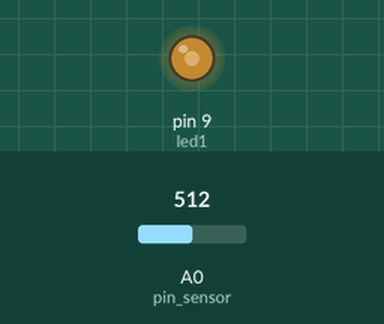
A sketch run on a simulated Arduino Uno, built with avr-gcc and run on an emulated ATmega328P. Parts: output pins drawn as LEDs (lit = HIGH). The test bench sets the inputs (shaded band); at power-on: A0 (pin_sensor) = 512.

Above: at 1.2 s.
1.3 s: A0 (pin_sensor) set to 716
At 2.4 s:
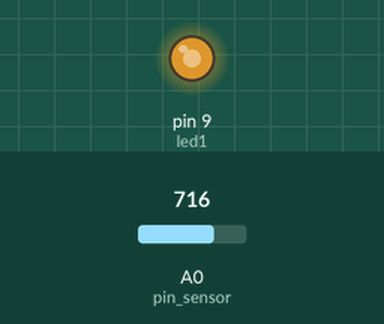
2.8 s: A0 (pin_sensor) set to 900
At 3.6 s:
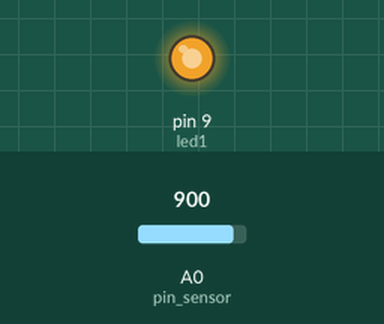
4.3 s: A0 (pin_sensor) set to 122
At 4.7 s:
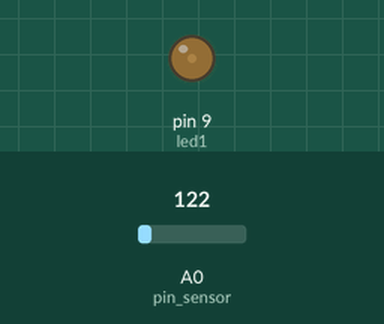
5.8 s: A0 (pin_sensor) set to 0
At 7.0 s:
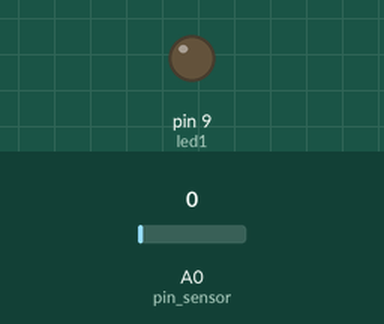
7.3 s: A0 (pin_sensor) set to 511
At 8.2 s:
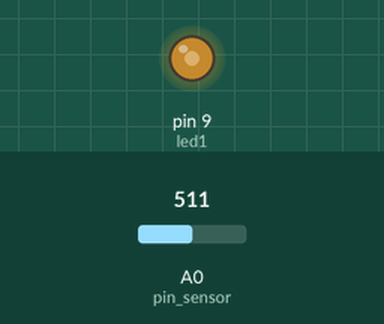
Timing chart, 0 to 9.8 s (numbered marks = the images above; inputs shaded):
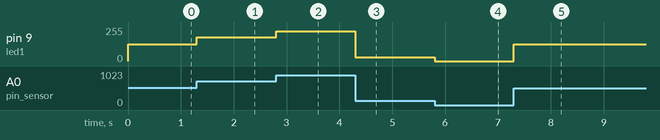

Measured:
- after the input at 1.3 s, pin 9 (led1): 127/255 → 178/255 at once
- after the input at 2.8 s, pin 9 (led1): 178/255 → 224/255 at once
- after the input at 4.3 s, pin 9 (led1): 224/255 → 30/255 at once
- after the input at 5.8 s, pin 9 (led1): 30/255 → 0/255 at once
- after the input at 7.3 s, pin 9 (led1): 0/255 → 127/255 at once

The sketch:

fade_com_potenciometro.ino
```cpp
int led1 = 9;
int pin_sensor = A0;
int valor_sensor = 0;

void setup() {
pinMode(led1, OUTPUT);
pinMode(pin_sensor, INPUT);
}

void loop() {
  int valorsensor = analogRead(pin_sensor);          // Lê o valor (0 a 1023)
  int luzled = map(valorsensor, 0, 1023, 0, 255);
analogWrite(led1, luzled);         // Define o brilho do LED
}
```
